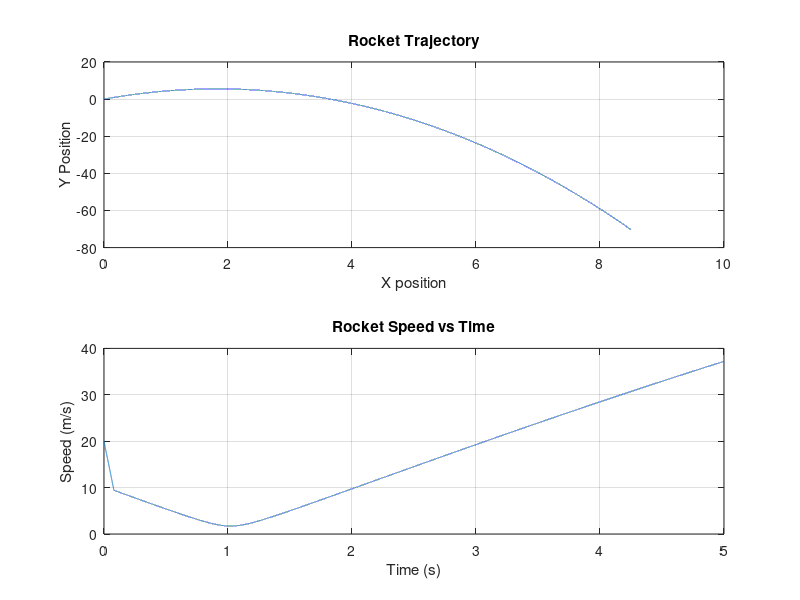

This chart was generated by the following MATLAB code:
function rocket_simulation()
    % Initial conditions
    angle = deg2rad(80);
    e_x_0 = cos(angle) * 20;
    e_y_0 = sin(angle) * 20;
    pos_x0 = 0; % Initial position x-component
    pos_y0 = 0; % Initial position y-component

    % Time settings and discretization
    t_tot = 5;
    h = 0.0001;
    N = round(t_tot / h); % Total steps

    % Target landing position
    target_x = 8.5;

    % Newton-Raphson Shooting Method for finding `F`
    F_initial = 0.0; % Initial guess for `F`
    F_tolerance = 0.01; % Tolerance for landing position
    F = F_initial; % Starting value for iteration

    while true
        % Run simulation with current `F`
        [posX, posY, vx, vy] = simulate_trajectory(F, e_x_0, e_y_0, pos_x0, pos_y0, h, N);

        % Landing error
        final_x = posX(end);
        error = final_x - target_x;

        if abs(error) <= F_tolerance
            break; % Close enough, exit loop
        end

        % Numerical derivative approximation
        delta_F = 0.01; % Small increment for finite difference
        [posX_delta, ~, ~, ~] = simulate_trajectory(F + delta_F, e_x_0, e_y_0, pos_x0, pos_y0, h, N);
        error_delta = posX_delta(end) - target_x;
        derivative = (error_delta - error) / delta_F;

        % Newton-Raphson update for `F`
        F = F - error / derivative;

        fprintf("Trying F=%f, Error=%f\n", F, error);
    end

    fprintf("Final F=%f yields landing x=%f\n", F, final_x);

    % Plot final trajectory
    figure;
    subplot(2, 1, 1);
    plot(posX, posY);
    xlabel('X position');
    ylabel('Y Position');
    title('Rocket Trajectory');
    grid on;

    subplot(2, 1, 2);
    plot(linspace(0, t_tot, N+1), sqrt(vx.^2 + vy.^2));
    xlabel('Time (s)');
    ylabel('Speed (m/s)');
    title('Rocket Speed vs Time');
    grid on;
end

function [posX, posY, vx, vy] = simulate_trajectory(F, vx0, vy0, pos_x0, pos_y0, h, N)
    % Initialize arrays for positions and velocities
    posX = zeros(1, N+1);
    posY = zeros(1, N+1);
    vx = zeros(1, N+1);
    vy = zeros(1, N+1);
    posX(1) = pos_x0;
    posY(1) = pos_y0;
    vx(1) = vx0;
    vy(1) = vy0;

    % Run RK4 integration
    t = 0;
    for i = 1:N
        [K1vx, K1vy] = accel_func(vx(i), vy(i), F, t);
        [K2vx, K2vy] = accel_func(vx(i) + h/2 * K1vx, vy(i) + h/2 * K1vy, F, t + h/2);
        [K3vx, K3vy] = accel_func(vx(i) + h/2 * K2vx, vy(i) + h/2 * K2vy, F, t + h/2);
        [K4vx, K4vy] = accel_func(vx(i) + h * K3vx, vy(i) + h * K3vy, F, t + h);

        vx(i+1) = vx(i) + (h/6) * (K1vx + 2*K2vx + 2*K3vx + K4vx);
        vy(i+1) = vy(i) + (h/6) * (K1vy + 2*K2vy + 2*K3vy + K4vy);

        posX(i+1) = posX(i) + h * vx(i);
        posY(i+1) = posY(i) + h * vy(i);

        t = t + h;
    end
end

function [ax, ay] = accel_func(vx, vy, F, t)
    k_x = 0.001;
    k_y = 0.001;
    g = 9.82;

    V = sqrt(vx^2 + vy^2);

    if t <= 0.08
        ax = (F * cos(atan2(vy, vx)) - k_x * vx * V);
        ay = ((F * sin(atan2(vy, vx)) - k_y * vy * V) - g);
    else
        ax = -k_x * vx * V;
        ay = -k_y * vy * V - g;
    end
end
